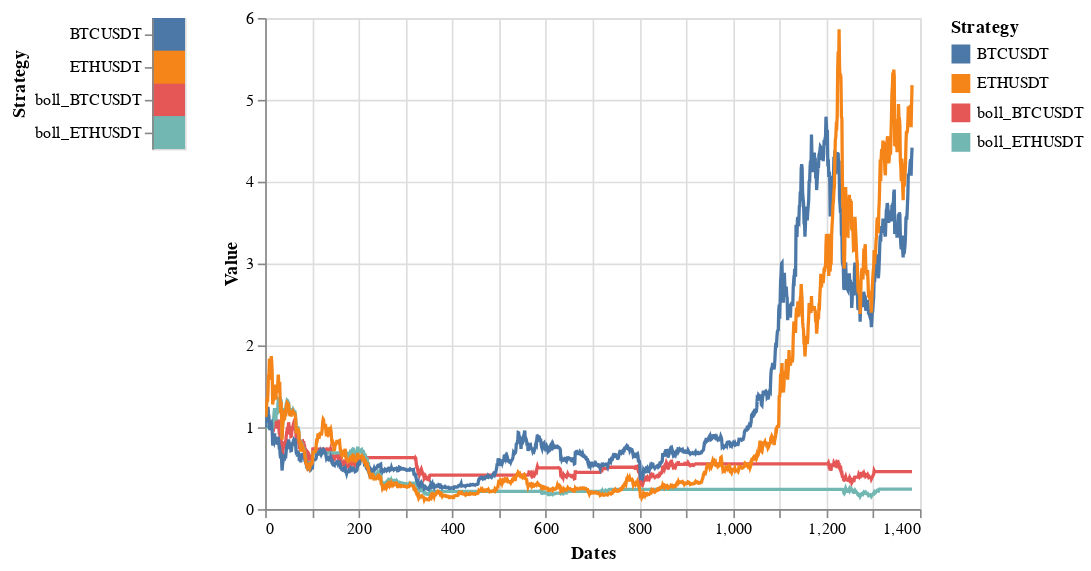

Here is the notebook cell this chart was saved with:
### Markdown cell above
### Bollinger Band

### Code cell
q4

### Figure 1 — Vega-Lite specification as saved in the notebook (floating-point values rounded to 4 significant figures; data arrays with more than 128 entries replaced by an {"elided": "..."} marker saying what was removed)
{"config": {"view": {"continuousWidth": 400, "continuousHeight": 300}}, "hconcat": [{"mark": "rect", "encoding": {"color": {"condition": {"type": "nominal", "field": "Strategy", "selection": "selector007"}, "value": "lightgray"}, "y": {"type": "nominal", "field": "Strategy"}}, "selection": {"selector007": {"type": "multi", "fields": ["Strategy"]}}}, {"mark": "line", "encoding": {"color": {"type": "nominal", "field": "Strategy"}, "tooltip": [{"type": "quantitative", "field": "Dates"}, {"type": "quantitative", "field": "Value"}], "x": {"type": "quantitative", "field": "Dates"}, "y": {"type": "quantitative", "field": "Value"}}, "selection": {"selector008": {"type": "interval", "bind": "scales", "encodings": ["x"]}}, "transform": [{"filter": {"selection": "selector007"}}]}], "data": {"name": "data-68f7ee58cdb6d207747e526fa04b3f17"}, "$schema": "https://vega.github.io/schema/vega-lite/v4.8.1.json", "datasets": {"data-68f7ee58cdb6d207747e526fa04b3f17": {"elided": "5532 records"}}}
